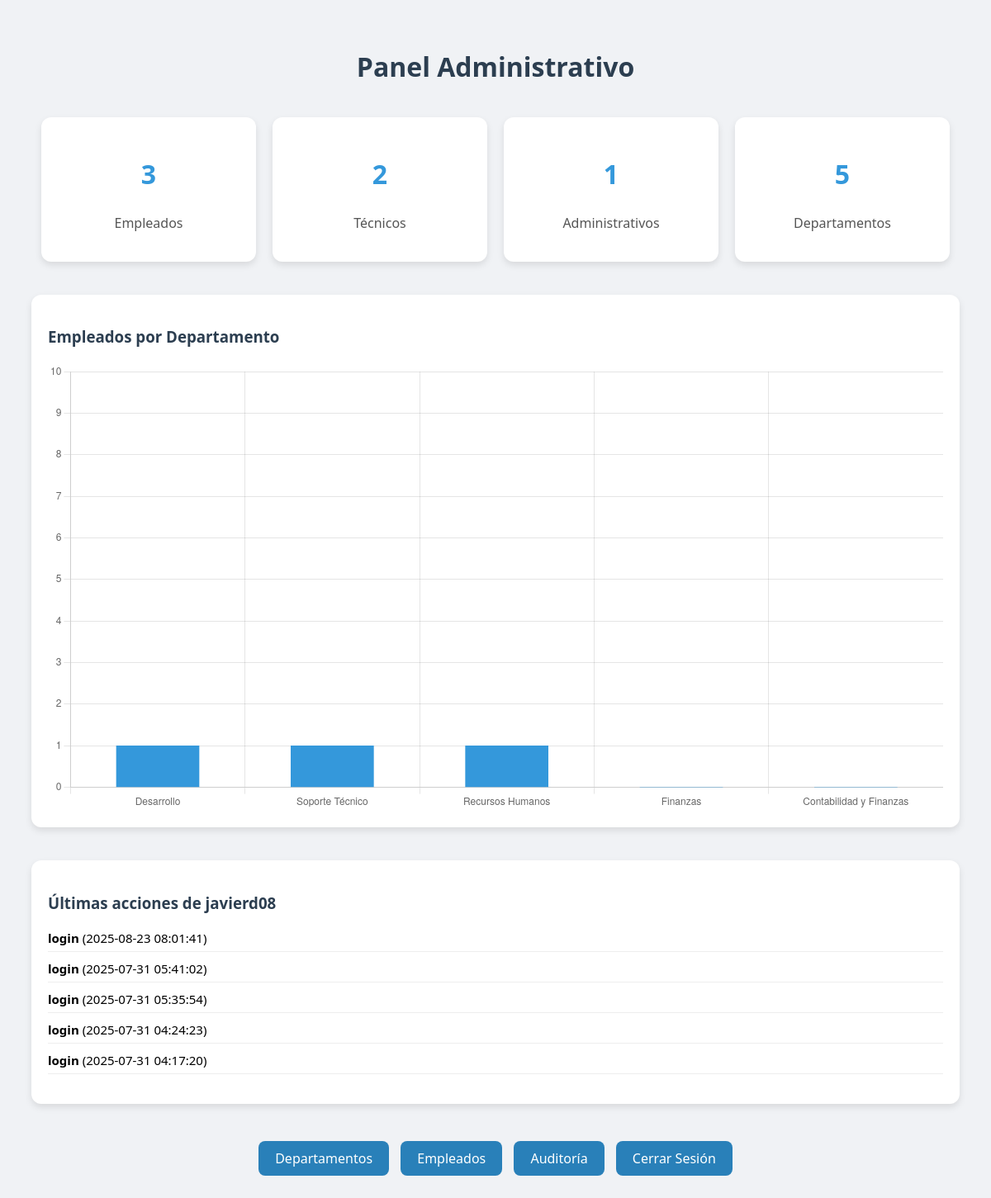
Page /admin.php (signed in) on the committed database.
### tables this page shows
CREATE TABLE auditoria (
    id INTEGER PRIMARY KEY AUTOINCREMENT,
    usuario TEXT,
    accion TEXT,
    fecha TEXT DEFAULT CURRENT_TIMESTAMP,
    descripcion TEXT
);

### admin.php (the view, shortened to what this page needs)
<?php
require_once 'includes/db.php';
$usuario = $_SESSION['username'];
$total_empleados = $db->querySingle("SELECT COUNT(*) FROM empleado");
$total_tecnicos = $db->querySingle("SELECT COUNT(*) FROM empleado WHERE tipo_empleado = 'tecnico'");
$total_admins = $db->querySingle("SELECT COUNT(*) FROM empleado WHERE tipo_empleado = 'administrativo'");
$total_deptos = $db->querySingle("SELECT COUNT(*) FROM departamento");
$acciones = $db->prepare("SELECT * FROM auditoria WHERE usuario = :usuario ORDER BY fecha DESC LIMIT 5");
$acciones->bindValue(':usuario', $usuario);
$acciones = $acciones->execute();
$depto_data = $db->query("SELECT d.nombre_depto, COUNT(e.num_matricula) as total FROM departamento d LEFT JOIN empleado e ON d.cod_depto = e.cod_depto GROUP BY d.cod_depto");
$depto_labels = [];
$depto_values = [];
while ($row = $depto_data->fetchArray(SQLITE3_ASSOC)) {
    $depto_labels[] = $row['nombre_depto'];
    $depto_values[] = $row['total'];
}
?>
<!DOCTYPE html>
<html lang="es">
<head>
</head>
<body>
    <h1>Panel Administrativo</h1>
    <div class="cards">
        <div class="card">
            <h2><?= $total_empleados ?></h2>
            <p>Empleados</p>
        </div>
        <div class="card">
            <h2><?= $total_tecnicos ?></h2>
            <p>Técnicos</p>
        </div>
        <div class="card">
            <h2><?= $total_admins ?></h2>
            <p>Administrativos</p>
        </div>
        <div class="card">
            <h2><?= $total_deptos ?></h2>
            <p>Departamentos</p>
        </div>
    </div>
    <div class="section">
        <h3>Empleados por Departamento</h3>
        <canvas id="graficoDepto"></canvas>
    </div>
    <div class="section acciones">
        <h3>Últimas acciones de <?= htmlspecialchars($usuario) ?></h3>
        <ul>
            <?php while ($a = $acciones->fetchArray(SQLITE3_ASSOC)): ?>
                <li><strong><?= htmlspecialchars($a['accion']) ?></strong> (<?= $a['fecha'] ?>)</li>
            <?php endwhile; ?>
        </ul>
    </div>
    <div class="links">
        <a href="departamento.php">Departamentos</a>
        <a href="empleados.php">Empleados</a>
        <a href="auditoria.php">Auditoría</a>
        <a href="logout.php">Cerrar Sesión</a>
    </div>
    <script>
        const ctx = document.getElementById('graficoDepto').getContext('2d');
        new Chart(ctx, {
            type: 'bar',
            data: {
                labels: <?= json_encode($depto_labels) ?>,
                datasets: [{
                    label: 'Empleados',
                    data: <?= json_encode($depto_values) ?>,
                    backgroundColor: '#3498db',
                    barThickness: 100
                }]
            },
            options: {
                scales: {
                    y: {
                        beginAtZero: true,
                        max: 10,
                        ticks: {
                            stepSize: 1
                        }
                    }
                },
                responsive: true,
                plugins: {
                    legend: {
                        display: false
                    }
                }
            }
        });
    </script>
</body>
</html>

### admin.php (style rules this page uses)
body { font-family: 'Segoe UI', sans-serif; background-color: #f0f2f5; padding: 30px; }
h1 { text-align: center; color: #2c3e50; margin-bottom: 40px; }
.cards { display: flex; flex-wrap: wrap; justify-content: center; gap: 20px; }
.card { background: white; padding: 20px; border-radius: 12px; box-shadow: 0 4px 8px rgba(0,0,0,0.1); width: 220px; text-align: center; }
.card h2 { color: #3498db; font-size: 32px; }
.card p { color: #555; }
.section { margin-top: 40px; background: white; padding: 20px; border-radius: 12px; box-shadow: 0 4px 8px rgba(0,0,0,0.1); }
.section h3 { margin-bottom: 20px; color: #2c3e50; }
.acciones ul { list-style: none; padding: 0; }
.acciones li { margin-bottom: 10px; border-bottom: 1px solid #eee; padding-bottom: 6px; font-size: 15px; }
.links { margin-top: 40px; text-align: center; }
.links a { background-color: #2980b9; padding: 10px 20px; color: white; text-decoration: none; border-radius: 8px; margin: 5px; display: inline-block; }
canvas { max-width: 100%; }

### rows in the picture
auditoria: accion "login", fecha "2025-08-23 08:01:41"
auditoria: accion "login", fecha "2025-07-31 05:41:02"
auditoria: accion "login", fecha "2025-07-31 05:35:54"
auditoria: accion "login", fecha "2025-07-31 04:24:23"
auditoria: accion "login", fecha "2025-07-31 04:17:20"

### other values in the picture
$total_empleados "3"
$total_tecnicos "2"
$total_admins "1"
$total_deptos "5"
$usuario "javierd08"
chart data {{ json_encode($depto_values) }} [1,1,1,0,0]
